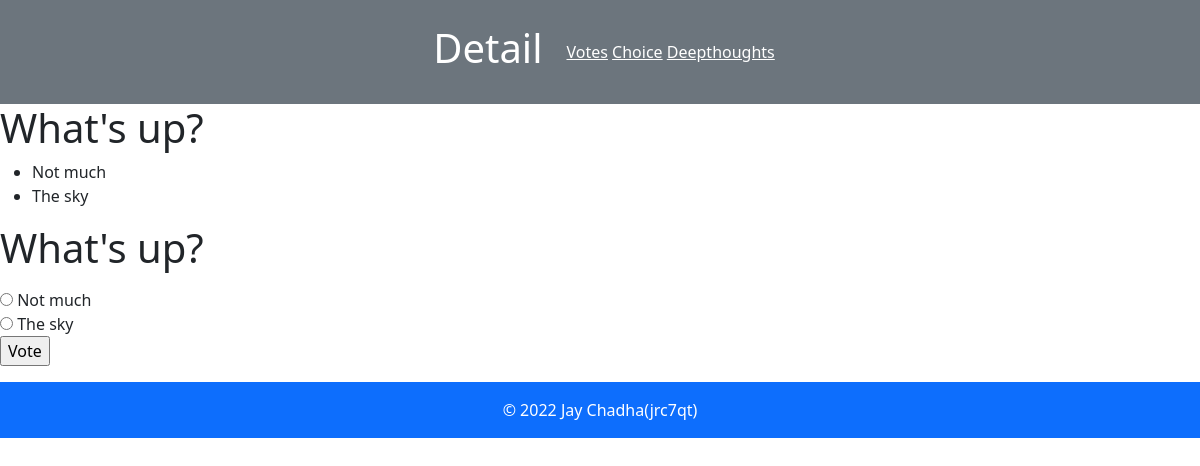
The page /polls/1/ on the database its author committed.
### polls/models.py (models this page shows, shortened)
class Question(models.Model):
    question_text = models.CharField(max_length=200)
    pub_date = models.DateTimeField('date published')

class Choice(models.Model):
    question = models.ForeignKey(Question, on_delete=models.CASCADE)
    choice_text = models.CharField(max_length=200)
    votes = models.IntegerField(default=0)

### polls/views.py (the view)
# urls.py: path('<int:pk>/', views.DetailView.as_view(), name='detail'),
class DetailView(generic.DetailView):
    model = Question
    template_name = 'polls/detail.html'
    def get_queryset(self):
        return Question.objects.filter(pub_date__lte=timezone.now())

### polls/templates/polls/detail.html (shortened to what this page needs)
{% load static %}
{% load bootstrap5 %}
{% bootstrap_css %}
<nav class="navbar navbar-expand-lg bg-secondary text-white d-flex justify-content-center">
    <h1 class="p-3">Detail</h1>
    <div class="flex p-2">
        <a class="text-white" href="">Votes</a>
        <a class="text-white" href="">Choice</a>
        <a class="text-white" href="">Deepthoughts</a>
    </div>
</nav>
<h1>{{ question.question_text }}</h1>
<ul>
{% for choice in question.choice_set.all %}
    <li>{{ choice.choice_text }}</li>
{% endfor %}
</ul>
<form action="{% url 'polls:vote' question.id %}" method="post">
    <fieldset>
        <legend><h1>{{ question.question_text }}</h1></legend>
        {% for choice in question.choice_set.all %}
            <input type="radio" name="choice" id="choice{{ forloop.counter }}" value="{{ choice.id }}">
            <label for="choice{{ forloop.counter }}">{{ choice.choice_text }}</label><br>
        {% endfor %}
    </fieldset>
    <input type="submit" value="Vote">
    </form>
    <footer class="page-footer bg-primary font-small text-white">
        <div class="footer-copyright text-center py-3">© 2022 Jay Chadha(jrc7qt)
        </div>
      </footer>

### rows shown on the page
Question: question_text "What's up?"
Choice: choice_text "Not much"
Choice: choice_text "The sky"
